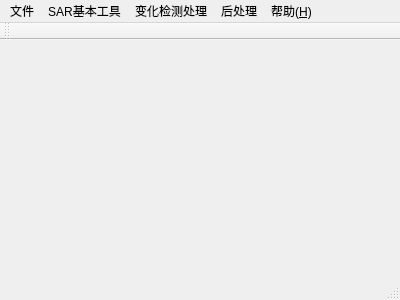
<?xml version="1.0" encoding="UTF-8"?>
<ui version="4.0">
 <class>MainWindow</class>
 <widget class="QMainWindow" name="MainWindow">
  <property name="geometry">
   <rect>
    <x>0</x>
    <y>0</y>
    <width>400</width>
    <height>300</height>
   </rect>
  </property>
  <property name="windowTitle">
   <string>MainWindow</string>
  </property>
  <widget class="QWidget" name="centralWidget"/>
  <widget class="QMenuBar" name="menuBar">
   <property name="geometry">
    <rect>
     <x>0</x>
     <y>0</y>
     <width>400</width>
     <height>17</height>
    </rect>
   </property>
   <widget class="QMenu" name="menuSAR">
    <property name="title">
     <string>SAR基本工具</string>
    </property>
    <addaction name="separator"/>
   </widget>
   <widget class="QMenu" name="menu_bianhua">
    <property name="title">
     <string>变化检测处理</string>
    </property>
   </widget>
   <widget class="QMenu" name="menu_houchuli">
    <property name="title">
     <string>后处理</string>
    </property>
   </widget>
   <widget class="QMenu" name="menu_help">
    <property name="title">
     <string>帮助(&amp;H)</string>
    </property>
   </widget>
   <widget class="QMenu" name="menu_file">
    <property name="title">
     <string>文件</string>
    </property>
   </widget>
   <addaction name="menu_file"/>
   <addaction name="menuSAR"/>
   <addaction name="menu_bianhua"/>
   <addaction name="menu_houchuli"/>
   <addaction name="menu_help"/>
  </widget>
  <widget class="QToolBar" name="mainToolBar">
   <attribute name="toolBarArea">
    <enum>TopToolBarArea</enum>
   </attribute>
   <attribute name="toolBarBreak">
    <bool>false</bool>
   </attribute>
  </widget>
  <widget class="QStatusBar" name="statusBar"/>
 </widget>
 <layoutdefault spacing="6" margin="11"/>
 <resources/>
 <connections/>
</ui>
